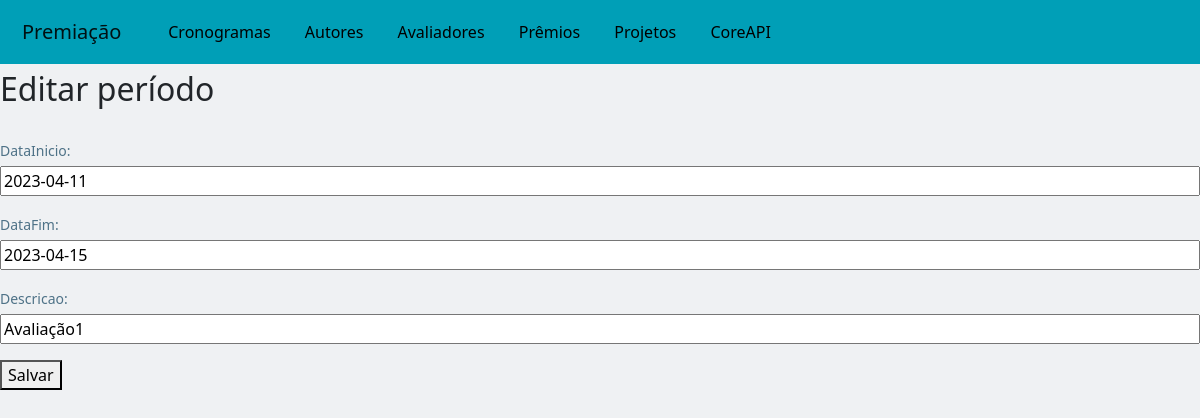
The app's page /teste/alterarCronograma/2 with its own data.
### teste/models.py (models this page shows, shortened)
class Cronograma(models.Model):
    dataInicio = models.DateField()
    dataFim = models.DateField()
    descricao = models.CharField(max_length=200)

### teste/views.py (the view, shortened to what this page needs)
# urls.py: path('alterarCronograma/<int:id>', views.alterarCronograma, name='alterarCronograma'),
def alterarCronograma(request, id):
    cronograma = Cronograma.objects.get(id=id)
    form = CronogramaForm(instance=cronograma)
    if request.method == 'GET':
        return render(request, 'Cronograma/alterar_cronograma.html',
                      {'form': form, 'cronograma': cronograma})

### teste/forms.py
class CronogramaForm(ModelForm):
    class Meta:
        model = Cronograma
        fields = "__all__"

### teste/templates/Cronograma/alterar_cronograma.html (shortened to what this page needs)
{% extends "template.html" %}
{% block content %}
<div class="">
    <h2>Editar período</h2>
    <form action="{% url 'alterarCronograma' cronograma.id %}" method="POST" class="form">
        {{ form.as_p }}
        <button type="submit">Salvar</button>
    </form>
</div>
{% endblock %}

### teste/static/css/styles.css (style rules this page uses)
body { background-color: #EFF1F3; }
h2 { margin-bottom: 30px!important; }
label { width: 100%!important; margin-bottom: 5px!important; font-size: 14px!important; font-weight: 500; color: #4e7287; }
input { width: 100%!important; }

### records on screen
Cronograma: dataInicio "2023-04-11", dataFim "2023-04-15", descricao "Avaliação1"
